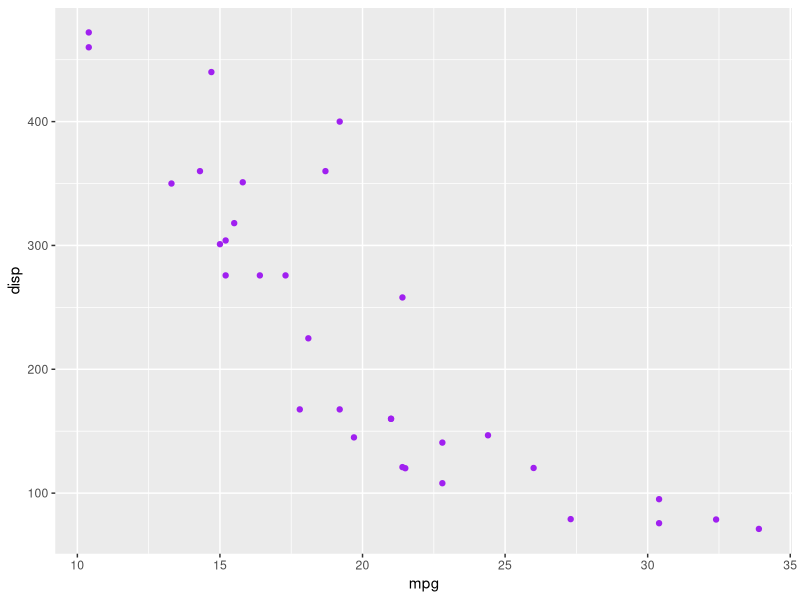

Recreate this plot in R.
# Git Hub Assignment
# Created 1/25/2000

library(dplyr)
library(ggplot2)


mtcars %>%
  ggplot(aes(mpg, disp)) +
  geom_point(color = "purple")